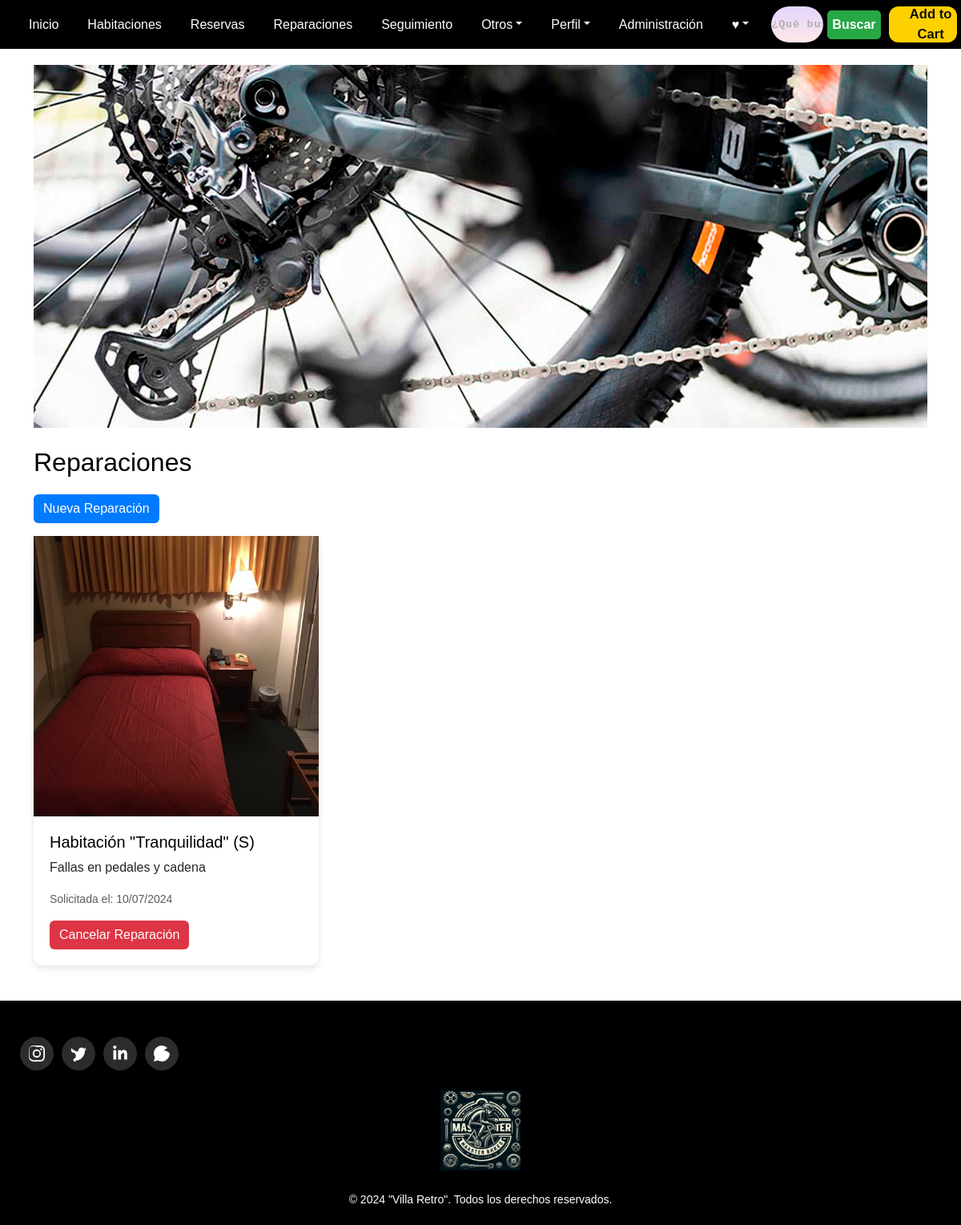
/reparaciones/ (signed in), run on the app's committed database.
### masterbikes/models.py (models this page shows, shortened)
class Reparacion(models.Model):
    usuario = models.ForeignKey(User, on_delete=models.CASCADE)
    bicicleta = models.ForeignKey(Bicicleta, on_delete=models.CASCADE)
    descripcion = models.TextField()
    fecha_solicitud = models.DateTimeField(auto_now_add=True)
    fecha_completada = models.DateTimeField(null=True, blank=True)

class Bicicleta(models.Model):
    nombre = models.CharField(max_length=100)
    descripcion = models.TextField()
    precio = models.DecimalField(max_digits=10, decimal_places=3)
    imagen = models.ImageField(upload_to='bicicletas/')

### masterbikes/views.py (the view)
# urls.py: path('reparaciones/', views.reparaciones, name='reparaciones'),
@login_required
def reparaciones(request):
    reparaciones = Reparacion.objects.filter(usuario=request.user)
    return render(request, 'masterbikes/Vistas/reparaciones.html', {'reparaciones': reparaciones})

### masterbikes/Templates/masterbikes/Vistas/reparaciones.html (shortened to what this page needs)
{% load static %}
<!DOCTYPE html>
<html lang="es">
<head>
    {% load bootstrap5 %}
    {% bootstrap_css %}
    <link rel="stylesheet" href="{% static 'css/styles.css' %}">
    <link rel="stylesheet" href="{% static 'css/stylesIncludes.css' %}">
</head>
<body>
    {% include 'masterbikes/includes/header.html' %}
    <main class="main">
        <div class="container">
            <img src="{% static 'img/bannerrepuestos.png' %}" class="img-fluid mb-4" alt="Banner Reparaciones">
            <h2>Reparaciones</h2>
            <a href="{% url 'reparacion_create' %}" class="btn btn-primary mb-3">Nueva Reparación</a>
            <div class="row">
                {% for reparacion in reparaciones %}
                <div class="col-md-4">
                    <div class="card mb-4">
                        <img src="{{ reparacion.bicicleta.imagen.url }}" class="banner-img" alt="{{ reparacion.bicicleta.nombre }}">
                        <div class="card-body">
                            <h5 class="card-title">{{ reparacion.bicicleta.nombre }}</h5>
                            <p class="card-text">{{ reparacion.descripcion|truncatewords:20 }}</p>
                            <p class="card-text"><small class="text-muted">Solicitada el: {{ reparacion.fecha_solicitud|date:"d/m/Y" }}</small></p>
                            {% if reparacion.fecha_completada %}
                            <p class="card-text"><small class="text-muted">Completada el: {{ reparacion.fecha_completada|date:"d/m/Y" }}</small></p>
                            {% else %}
                            <a href="{% url 'reparacion_cancel' reparacion.pk %}" class="btn btn-danger">Cancelar Reparación</a>
                            {% endif %}
                        </div>
                    </div>
                </div>
                {% endfor %}
            </div>
        </div>
    </main>
    {% include 'masterbikes/includes/footer.html' %}
</body>
</html>

### masterbikes/Static/css/styles.css (style rules this page uses)
body { background-color: #f0f8ff; font-family: 'Arial', sans-serif; }
.main { padding: 20px; background-color: #ffffff; }
.card { margin-bottom: 20px; }
.btn-primary { background-color: #007bff; border-color: #007bff; }
h2 { font-size: 2rem; margin-bottom: 20px; color: #000000; }
.banner-img { width: 100%; height: 350px; display: block; margin: 0; padding: 0; }
.btn-primary { background-color: #007bff; border: none; }
.btn-danger { background-color: #dc3545; border: none; }
.card { border: none; border-radius: 10px; box-shadow: 0 4px 8px rgba(0, 0, 0, 0.1); }
.card-body { padding: 20px; }
.card-title { font-size: 1.25rem; color: #000000; }
.card-text { margin-bottom: 15px; }

### data on the page
Reparacion: bicicleta.imagen (picture), bicicleta.nombre "Habitación \"Tranquilidad\" (S)", descripcion "Fallas en pedales y cadena", fecha_solicitud "10/07/2024", shows "Cancelar Reparación"
